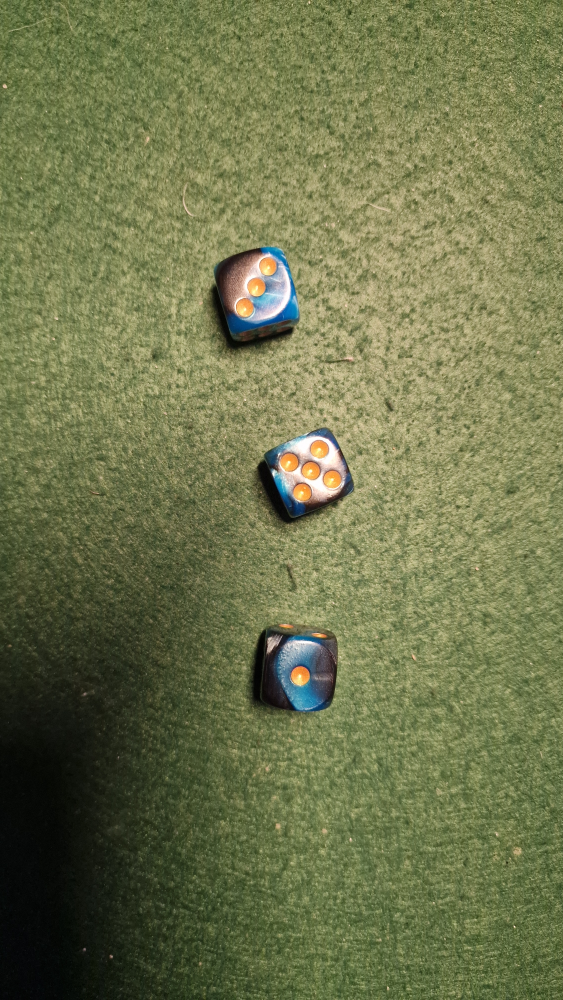
#> input picture pytest/dice.jpg, 2252 x 4000 px, given in place of the camera (shown at 1/4 size)
$ python camdiecontourworks.py
#> lines starting #> are read from the running program, lines starting #| are printed output that depends on the picture; after the words box and inside, x2 and y2 are one past the last pixel; in counts of white or black regions, pixels touching at a corner belong together
import cv2
import numpy as np
from collections import deque
import time

def nothing(x):
    pass

cv2.namedWindow("controls")
cv2.createTrackbar("1", "controls", 14, 255, nothing)
cv2.createTrackbar("2", "controls", 60, 255, nothing)
cv2.createTrackbar("3", "controls", 120, 255, nothing)
cv2.createTrackbar("4", "controls", 60, 255, nothing)

def getVal(name):
    return cv2.getTrackbarPos(str(name), "controls")

webCam = cv2.VideoCapture(1)
webCam.set(cv2.CAP_PROP_FOURCC, cv2.VideoWriter_fourcc('M','J','P','G'))
webCam.set(cv2.CAP_PROP_FRAME_WIDTH, 3840)
webCam.set(cv2.CAP_PROP_FRAME_HEIGHT, 2160)

edge_buffer = deque(maxlen=10)

def show(title, img):
    scaled = cv2.resize(img, None, fx=0.25, fy=0.25, interpolation=cv2.INTER_AREA)
    cv2.imshow(title, scaled)

while True:
    t1 = time.time()

    _, frame = webCam.read()
#> frame is the input picture: shape (4000, 2252, 3); mean B, G, R 76.7, 117, 111.2
    blur = cv2.GaussianBlur(frame, (31, 31), 0)

    hsv = cv2.cvtColor(blur, cv2.COLOR_BGR2HSV)
#> hsv: shape (4000, 2252, 3); mean H, S, V 36.7, 93.1, 118.3
    lower_blue = np.array([getVal(1), 0, 0])
    upper_blue = np.array([getVal(2), 255, 255])
    mask = cv2.inRange(hsv, lower_blue, upper_blue)
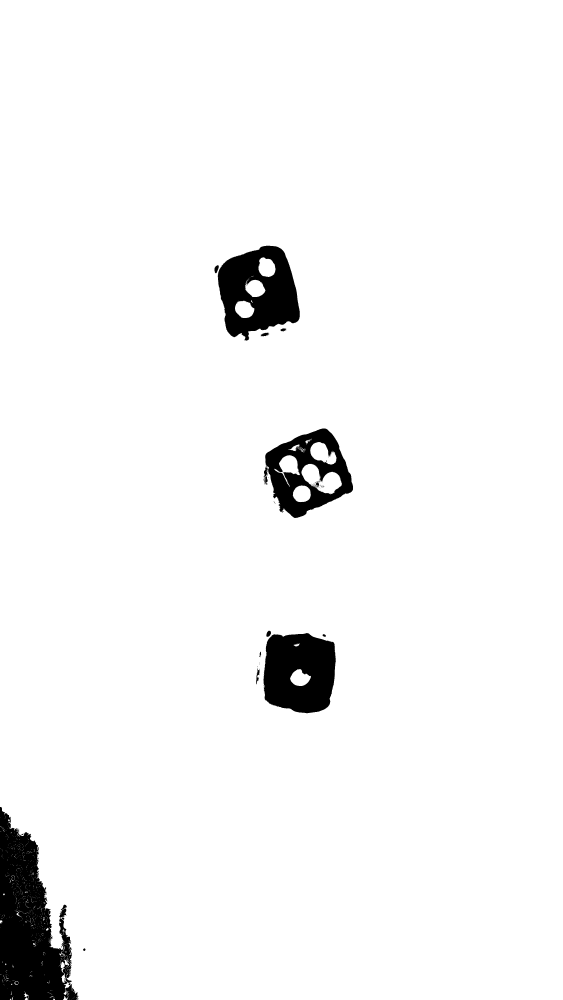
#> mask: shape (4000, 2252) (shown at 1/4 size); 96% white; 107 black regions (84 under 20 px), largest, box (x1, y1, x2, y2) and area: (0, 3228, 315, 4000) 140626, (871, 983, 1199, 1363) 77797, (1054, 2532, 1343, 2853) 75576

    edges = cv2.Canny(mask, 0, 0)
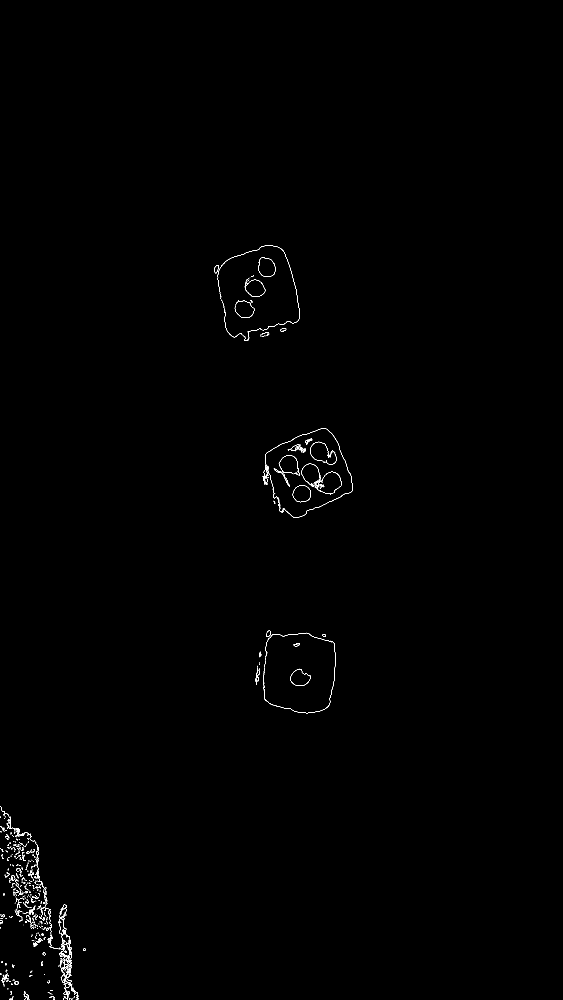
#> edges: shape (4000, 2252) (shown at 1/4 size); 0.19% white in thin lines or dots, all inside (x1, y1, x2, y2) = (0, 982, 1412, 4000)

    kernel = cv2.getStructuringElement(cv2.MORPH_RECT, (5, 5))
    edges_closed = cv2.morphologyEx(
        edges,
        cv2.MORPH_CLOSE,
        kernel,
        iterations=1
    )
#> edges_closed: shape (4000, 2252); 0.34% white; 245 white regions (115 under 20 px), largest, box (x1, y1, x2, y2) and area: (0, 3227, 315, 4000) 9403, (1051, 1713, 1412, 2072) 2246, (1205, 1855, 1368, 1978) 1399

    norm = cv2.distanceTransform(edges_closed, cv2.DIST_L2, 5)


    norm = cv2.morphologyEx(
        norm,
        cv2.MORPH_CLOSE,
        kernel,
        iterations=1
    )


    show("", edges)
#> in show, `scaled = cv2.resize(img, None, fx=0.25, fy=0.25, interpolation=cv2.INT..`:
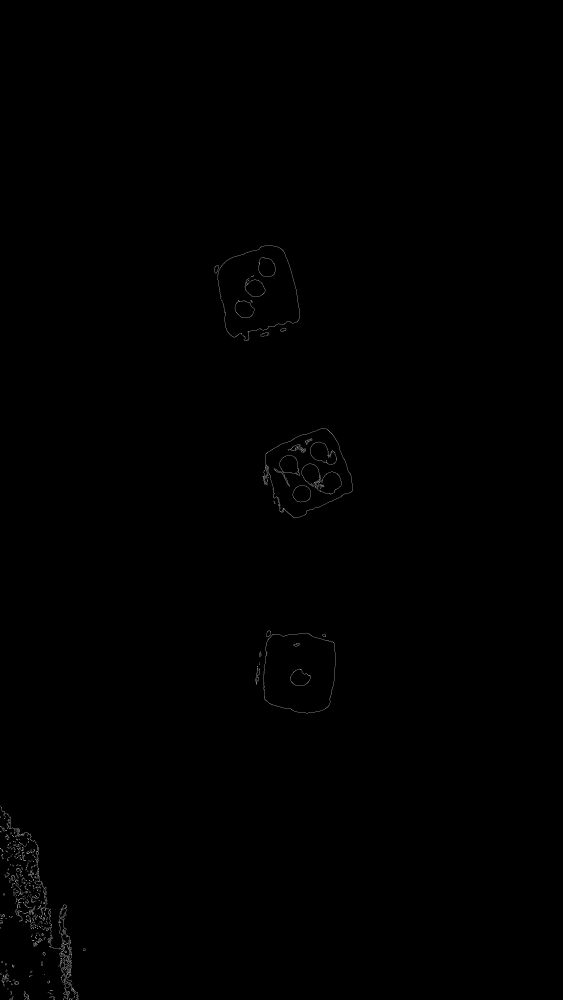
#> scaled: shape (1000, 563); min 0, max 159, mean 0.5
    show("closed", norm)
#> call 2 of show, with title = 'closed'
#> in show (call 2), `cv2.imshow(title, scaled)`:
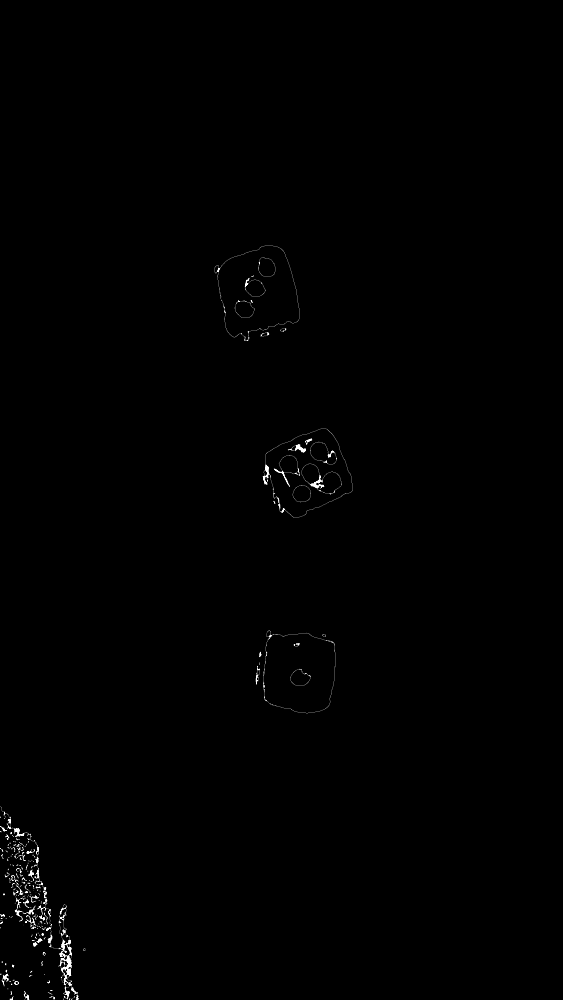
#> window 'closed': shape (1000, 563); min 0, max 255, mean 1

    print((time.time() - t1) * 1000)

    # [30 lines of commented-out code are left out]


    res = cv2.waitKey(1)
#> (key q is pressed here)
    if res & 0xFF == ord('q'):
        break

cv2.destroyAllWindows()
